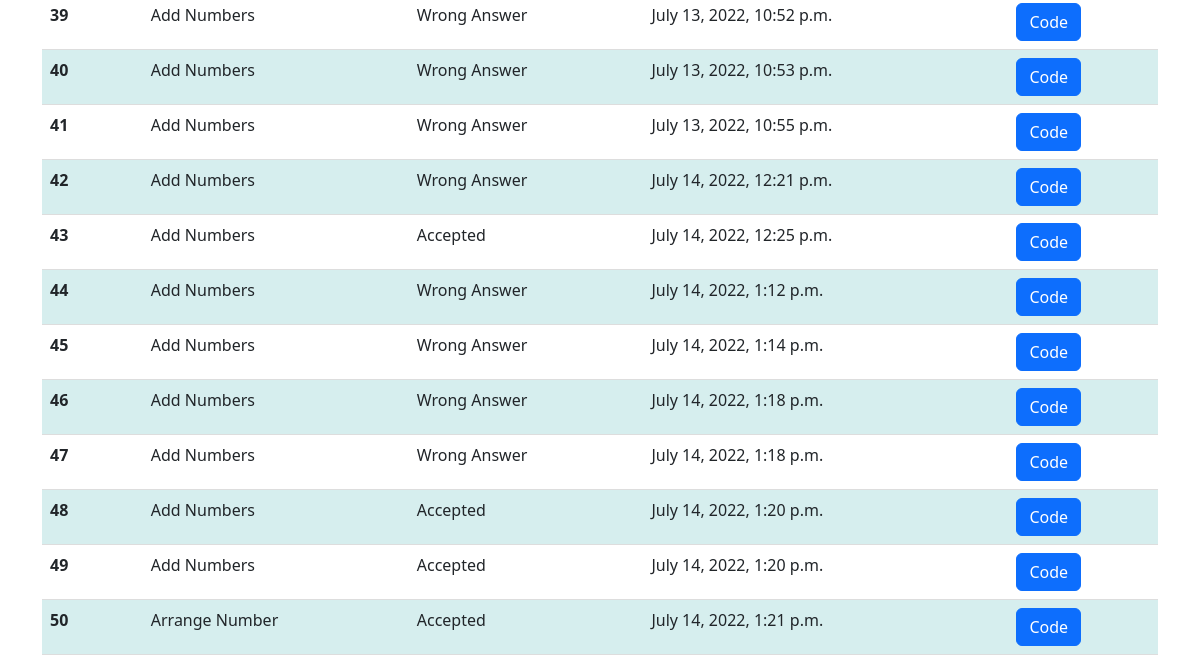
The page /submission (signed in, lower part) on the database as committed earlier.
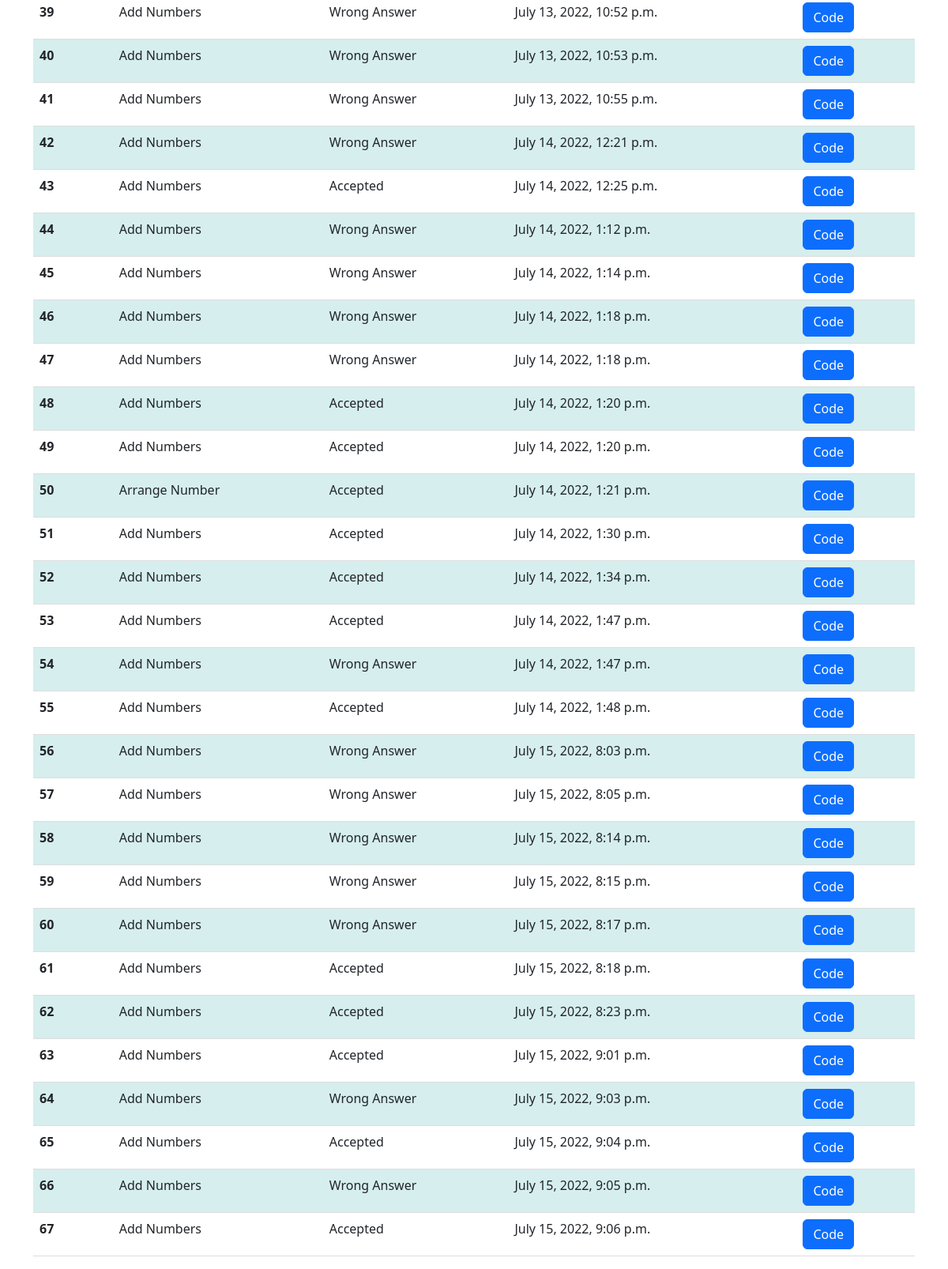
The same page on the database as committed later.
### ojapp/models.py (models this page shows, shortened)
class Solution(models.Model):
    username=models.ForeignKey(User,on_delete=models.CASCADE,default=1)
    problem = models.ForeignKey(Problem,on_delete=models.CASCADE)
    verdict=models.CharField(max_length=50)
    solve=models.BooleanField(default=False)
    submitted_at=models.DateTimeField()
    submitted_code=models.TextField(max_length=25000)

class Problem(models.Model):
    name=models.CharField(max_length=200)
    problem_statement=models.TextField(max_length=25000)
    constraints=models.CharField(max_length=255)
    code=models.CharField(max_length=255)
    input = models.TextField(max_length=25000,default=1)
    output = models.TextField(max_length=25000,default=1)
    difficult=models.CharField(max_length=25)
    ppoint=models.IntegerField(default=5)

### ojapp/views.py (the view)
# urls.py: path("submission",views.submission,name="submission"),
@login_required
def submission(request):
    solution=Solution.objects.filter(username=request.user).order_by('submitted_at')
    context={'solution':solution}
    return render(request,'submission.html',context)

### templates/submission.html (shortened to what this page needs)
<!DOCTYPE html>
<html lang="en">
<head>
    <link rel="stylesheet" href="https://cdnjs.cloudflare.com/ajax/libs/font-awesome/4.7.0/css/font-awesome.min.css">
    <link href="https://cdn.jsdelivr.net/npm/bootstrap@5.2.0-beta1/dist/css/bootstrap.min.css" rel="stylesheet">
</head>
<body>
    <div class="container my-3">
        <table class="table">
            <tbody>
                {% for sol in solution %}
                    <tr>
                        <th scope="row">{{forloop.counter}}</th>
                        <td>{{sol.problem.name}}</td>
                        <td>{{sol.verdict}}</td>
                        <td>{{sol.submitted_at}}</td>
                        <form method="POST" action="{% url 'subcode' sol.id %}">
                            <td><button type="subcode"  class="btn btn-primary">Code</button></td>
                        </form>
                    </tr>
                {% endfor %}
            </tbody>
          </table>
    </div>
</body>
</html>

Rows that differ between the two databases and show on the page:
added Solution: problem.name "Add Numbers", verdict "Accepted", submitted_at "July 14, 2022, 1:30 p.m."
added Solution: problem.name "Add Numbers", verdict "Accepted", submitted_at "July 14, 2022, 1:34 p.m."
added Solution: problem.name "Add Numbers", verdict "Accepted", submitted_at "July 14, 2022, 1:47 p.m."
added Solution: problem.name "Add Numbers", verdict "Wrong Answer", submitted_at "July 14, 2022, 1:47 p.m."
added Solution: problem.name "Add Numbers", verdict "Accepted", submitted_at "July 14, 2022, 1:48 p.m."
added Solution: problem.name "Add Numbers", verdict "Wrong Answer", submitted_at "July 15, 2022, 8:03 p.m."
added Solution: problem.name "Add Numbers", verdict "Wrong Answer", submitted_at "July 15, 2022, 8:05 p.m."
added Solution: problem.name "Add Numbers", verdict "Wrong Answer", submitted_at "July 15, 2022, 8:14 p.m."
added Solution: problem.name "Add Numbers", verdict "Wrong Answer", submitted_at "July 15, 2022, 8:15 p.m."
added Solution: problem.name "Add Numbers", verdict "Wrong Answer", submitted_at "July 15, 2022, 8:17 p.m."
added Solution: problem.name "Add Numbers", verdict "Accepted", submitted_at "July 15, 2022, 8:18 p.m."
added Solution: problem.name "Add Numbers", verdict "Accepted", submitted_at "July 15, 2022, 8:23 p.m."
added Solution: problem.name "Add Numbers", verdict "Accepted", submitted_at "July 15, 2022, 9:01 p.m."
added Solution: problem.name "Add Numbers", verdict "Wrong Answer", submitted_at "July 15, 2022, 9:03 p.m."
added Solution: problem.name "Add Numbers", verdict "Accepted", submitted_at "July 15, 2022, 9:04 p.m."
added Solution: problem.name "Add Numbers", verdict "Wrong Answer", submitted_at "July 15, 2022, 9:05 p.m."
added Solution: problem.name "Add Numbers", verdict "Accepted", submitted_at "July 15, 2022, 9:06 p.m."
